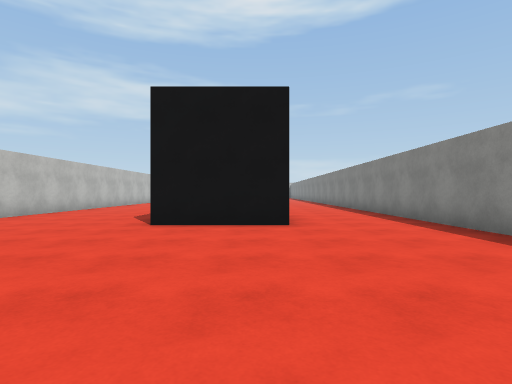
View 1 (above)

16 first-person views from a walk through a Unity game level. The camera is 1.2 m above the floor, looks level and sees 80° across. The floor is counted in squares, 2 m on a side. Each view is taken from the middle of a square. On the plan, view 1 faces up. The plan holds only what a view shows up to about 9 squares ahead; the rest is blank. The place goes on beyond the plan. Surface patterns are stand-ins for the level's own textures.

View 2
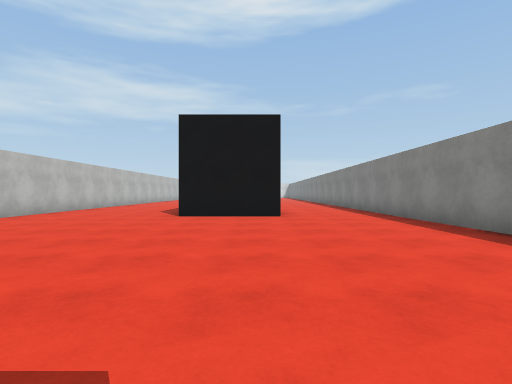

View 3
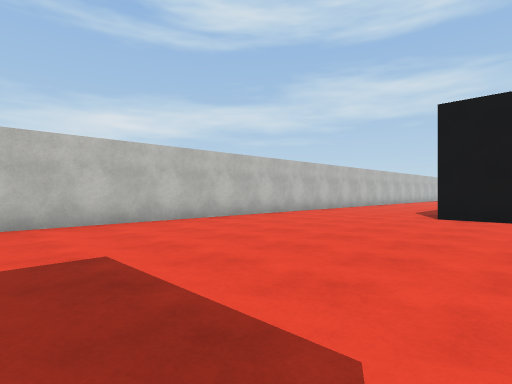

View 4
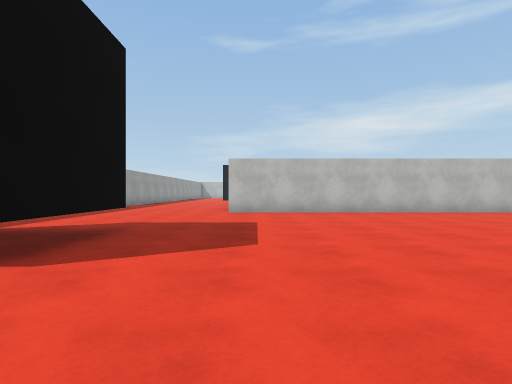

View 5
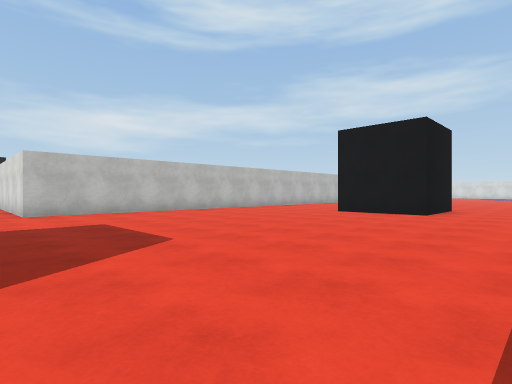

View 6
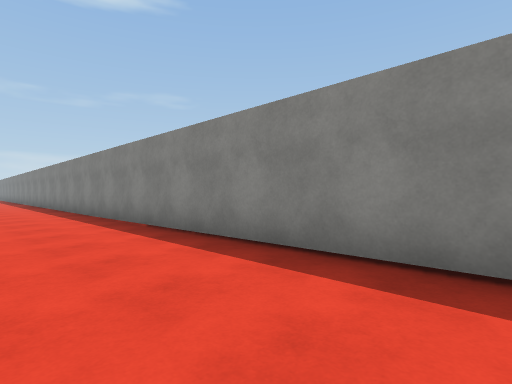

View 7
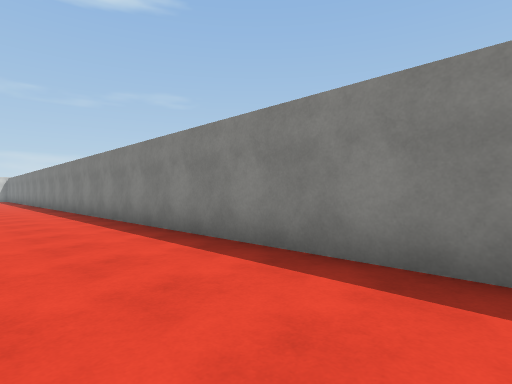

View 8
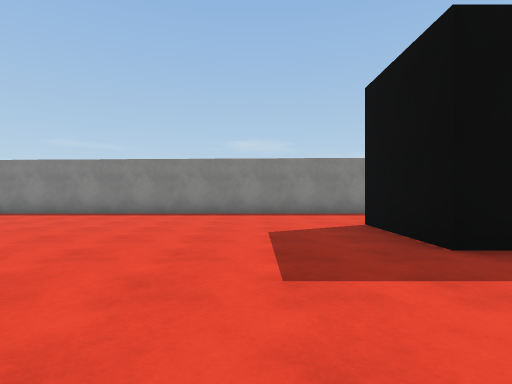

View 9
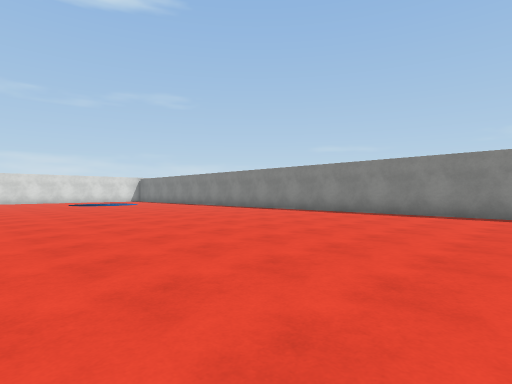

View 10
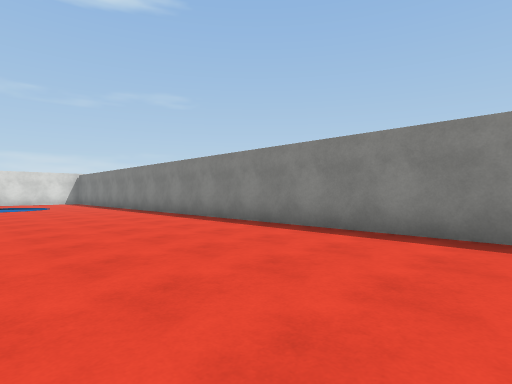

View 11
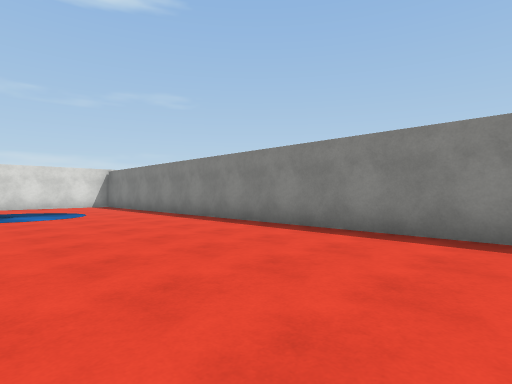

View 12
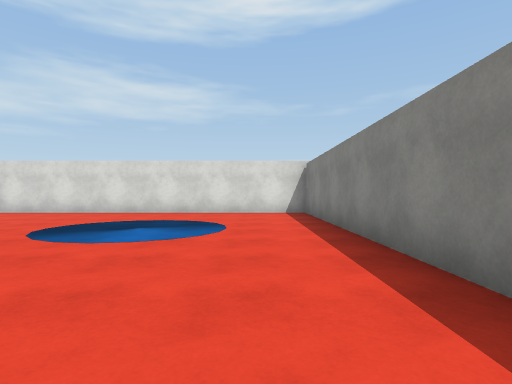

View 13
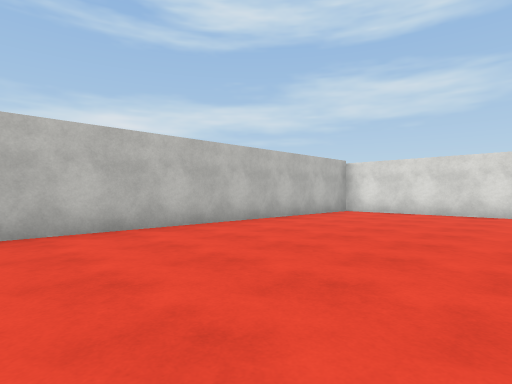

View 14
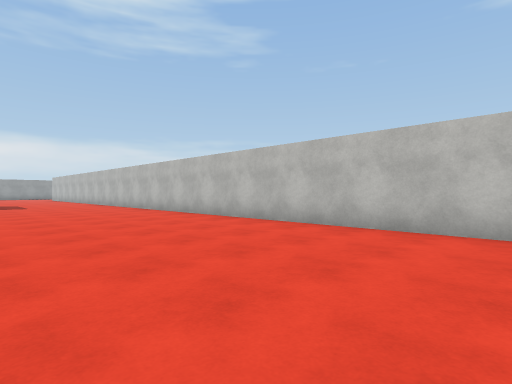

View 15
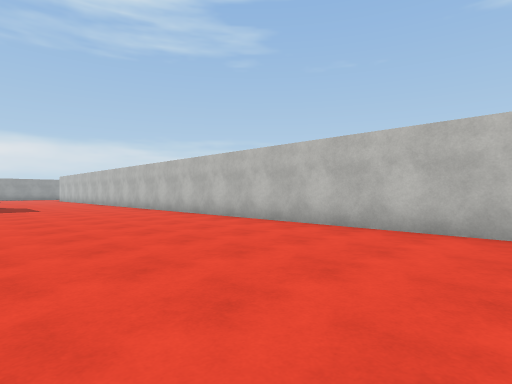

View 16
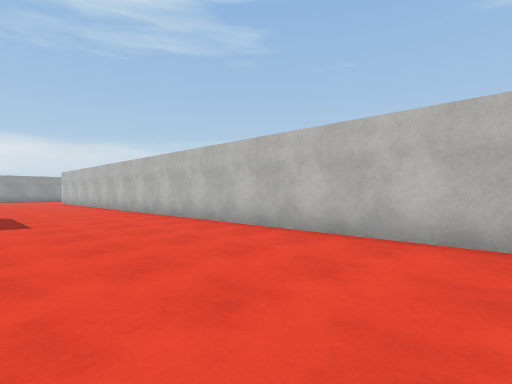

### Floor plan
Points are (right, up) in squares from view 1. A wall is a line through its corners. A room is listed if a view was taken in it or the views show most of it. See-through windows are left out.
Room 1 (views 1, 2, 3, 4, 5, 6)
walls: (-1.9, -3) (0.6, -3); (0.6, 5.5) (-2, 5.5); (3.5, -2.9) (3.5, 4.6); (-5.9, 4.4) (-5.9, -1.8)
ways out: opening at (-4, 5.3) to room 2; opening at (2, 5.3) to room 2; opening at (-6, -2.5)
Room 2 (views 7, 8, 9, 10, 11, 12, 13, 14, 15, 16)
walls: (-1.9, 7.4) (-1.9, 8) (0.6, 8); (0.6, 7.2) (0.6, 5.5); (-5.8, 29) (-5.9, 4.4); (3.5, 4.6) (3.4, 29.8) (-5.5, 29.8)
ways out: opening at (-4, 5.3) to room 1; opening at (2, 5.3) to room 1

Where each view was taken, in squares from view 1:
view 1: 0 up, 0 right, facing up
view 2: 2 down, 0 right, facing up
view 3: 2 down, 0 right, facing up-left
view 4: 1 down, 3 right, facing left
view 5: 3 down, 3 right, facing up-left
view 6: 3 down, 1 right, facing up-right
view 7: 6 up, 1 right, facing up-right
view 8: 10 up, 5 left, facing right
view 9: 11 up, 5 left, facing up-right
view 10: 13 up, 1 left, facing up-right
view 11: 17 up, 1 left, facing up-right
view 12: 21 up, 2 right, facing up
view 13: 21 up, 1 left, facing up-left
view 14: 23 up, 1 left, facing down-left
view 15: 21 up, 1 left, facing down-left
view 16: 16 up, 2 left, facing down-left
